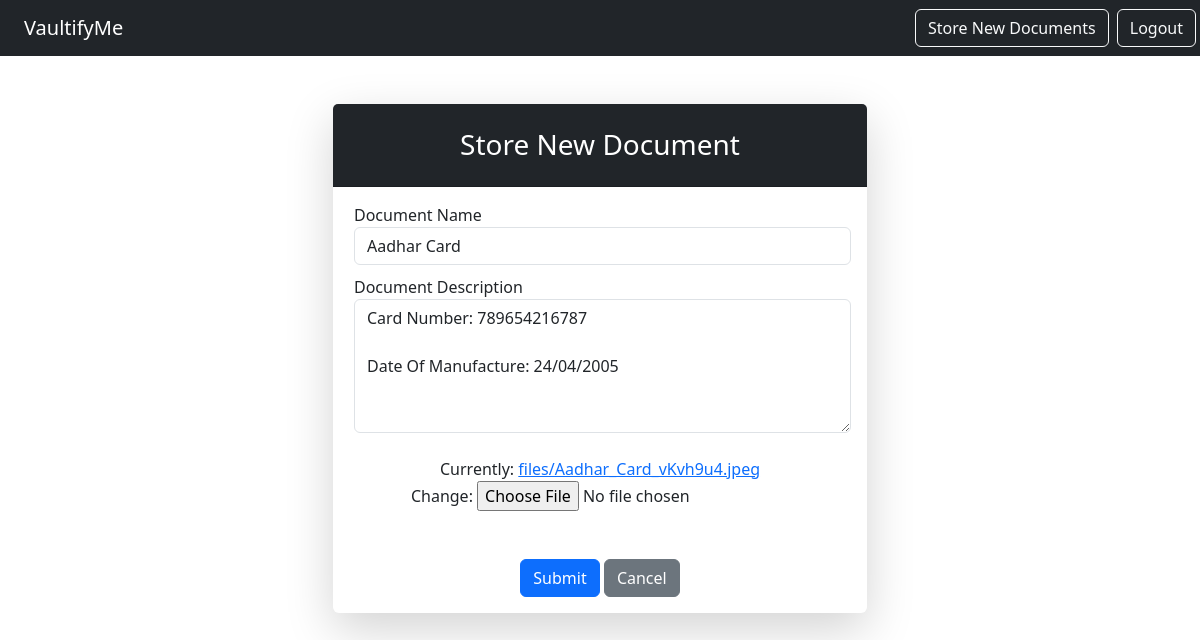
The app's page /notes/edit/42 (signed in) with its own data.
### notes/models.py (models this page shows, shortened)
class Notes(models.Model):
    title = models.CharField(max_length=200)
    text = models.TextField()
    file=models.FileField(upload_to='files/', null=True,default=None)
    created = models.DateTimeField(auto_now_add=True)
    user = models.ForeignKey(User, on_delete=models.CASCADE, related_name="notes")

### notes/views.py (the view)
# urls.py: path('edit/<int:pk>',views.NotesUpdateView.as_view(), name="notes.update"),
class NotesUpdateView(LoginRequiredMixin,UpdateView):
    model = Notes
    form_class = NoteForm
    success_url = '/notes/list'
    template_name = "notes/notes_form.html"
    login_url = "/login"

### notes/forms.py
class NoteForm(forms.ModelForm):
    class Meta:
        model = Notes
        fields  = ('title', 'text', 'file')
        widgets = {
            'title': forms.TextInput(attrs={'class': 'form-control', 'placeholder': 'Enter the title here...'}),
            'text': forms.Textarea(attrs={'class': 'form-control', 'placeholder': 'Enter the description here...', 'rows': 5}),
        }

### notes/templates/notes/notes_form.html (shortened to what this page needs)
{% extends 'base.html' %} {% block content %}
<div class="container mt-5">
  <div class="row justify-content-center">
    <div class="col-md-8 col-lg-6">
      <div class="card shadow-lg border-0 rounded-lg">
        <div class="card-header bg-dark text-white">
          <h3 class="text-center font-weight-bold my-3">Store New Document</h3>
        </div>
        <div class="card-body">
          <form method="POST" , enctype="multipart/form-data">
            <div
              class="form-group"
              style="
                align-items: start;
                align-self: start;
                text-align: left;
                margin-left: 5px;
              "
            >
              <label
                for="{{ form.title.id_for_label }}"
                style="align-items: start; align-self: start; text-align: left"
                >Document Name</label
              >
              {{ form.title }}
            </div>
            <div
              class="form-group"
              style="
                align-items: start;
                align-self: start;
                text-align: left;
                margin-left: 5px;
                margin-top: 10px;
              "
            >
              <label for="{{ form.text.id_for_label }}"
                >Document Description</label
              >
              {{ form.text }}
            </div>
            <br />
            {{ form.file }}
            <div class="form-group mt-5 mb-0">
              <button type="submit" class="btn btn-primary btn-block">
                Submit
              </button>
              <a class="btn btn-secondary" href="{% url 'notes.list' %}"
                >Cancel</a
              >
            </div>
          </form>
        </div>
      </div>
    </div>
  </div>
</div>
{% endblock %}

### records on screen
Notes: title "Aadhar Card", text "Card Number: 789654216787 Date Of Manufacture: 24/04/2005"
